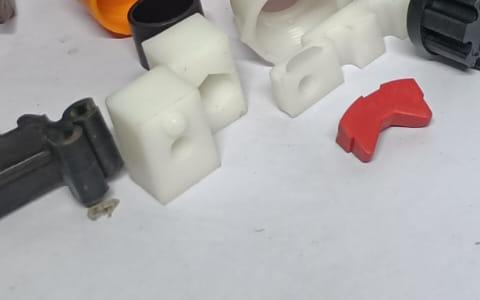
#> input picture assets/inspect_master/reg_bot-left.jpg, 480 x 300 px, given in place of reg_top-left.jpg, which was not available
$ python analyze_colors.py
#> lines starting #> are read from the running program, lines starting #| are printed output that depends on the picture; after the words box and inside, x2 and y2 are one past the last pixel; in counts of white or black regions, pixels touching at a corner belong together
import os
from PIL import Image
import numpy as np

for name in ['top-left', 'top-mid', 'top-right', 'mid-left', 'mid-center', 'mid-right', 'bot-left', 'bot-mid', 'bot-right']:
    fn = f'assets/inspect_master/reg_{name}.jpg'
    im = Image.open(fn)
#> im is the input picture: PIL image 480x300 RGB; mean R, G, B 173, 169.8, 169.8
    arr = np.array(im)
    # Check dominant colors
    r, g, b = arr[:,:,0].astype(float), arr[:,:,1].astype(float), arr[:,:,2].astype(float)
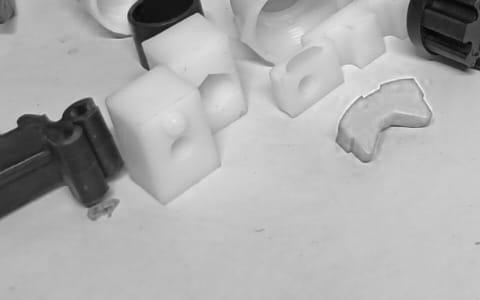
#> r: shape (300, 480) float64; min 0, max 255, mean 173
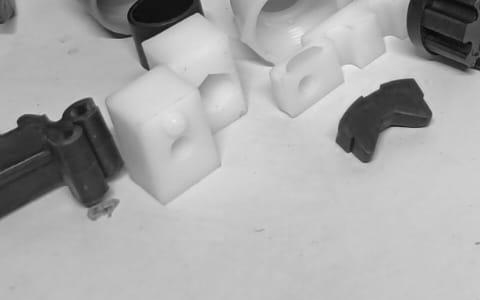
#> g: shape (300, 480) float64; min 3, max 236, mean 169.8
    # Saturation / color identification
    is_yellow = (r > 150) & (g > 130) & (b < 100)
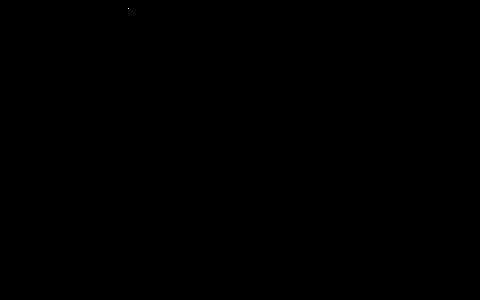
#> is_yellow: shape (300, 480) bool; 0% white in thin lines or dots, all inside (x1, y1, x2, y2) = (128, 8, 129, 9)
    is_orange_red = (r > 150) & (g < 100) & (b < 80)
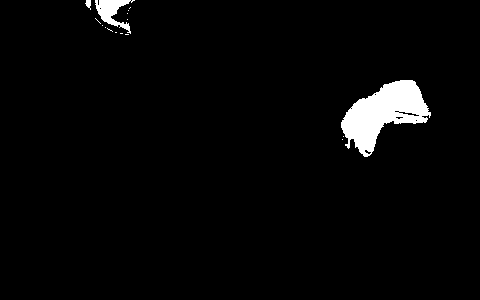
#> is_orange_red: shape (300, 480) bool; 2.9% white; 16 white regions (13 under 20 px), largest, box (x1, y1, x2, y2) and area: (341, 80, 431, 157) 3477, (95, 0, 135, 34) 567, (85, 0, 91, 10) 38
    is_black_dark = (r < 70) & (g < 70) & (b < 70)
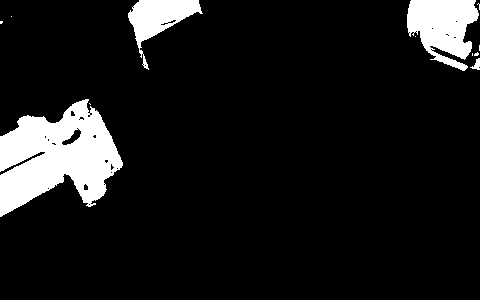
#> is_black_dark: shape (300, 480) bool; 9.8% white; 12 white regions (8 under 20 px), largest, box (x1, y1, x2, y2) and area: (0, 99, 123, 217) 8677, (407, 0, 479, 71) 3330, (128, 0, 203, 70) 1984, (470, 58, 480, 70) 61
    is_white_clear = (r > 190) & (g > 190) & (b > 190)
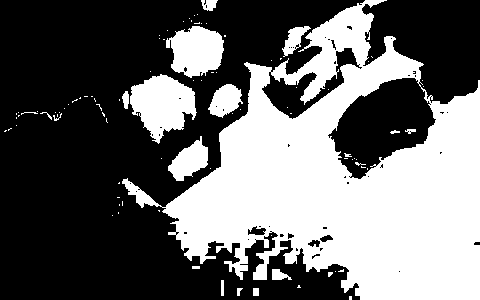
#> is_white_clear: shape (300, 480) bool; 40.8% white; 93 white regions (75 under 20 px), largest, box (x1, y1, x2, y2) and area: (122, 0, 480, 300) 50723, (130, 74, 197, 144) 2870, (166, 26, 224, 78) 2144
    is_blue = (b > 120) & (b > r + 30)
#> is_blue: shape (300, 480) bool; every value is 0

    print(f'=== {name} ===')
    print(f'  Yellow: {np.sum(is_yellow)}, Red/Orange: {np.sum(is_orange_red)}, Dark/Black: {np.sum(is_black_dark)}, White/High: {np.sum(is_white_clear)}, Blue: {np.sum(is_blue)}')
#|   Yellow: 1, Red/Orange: 4112, Dark/Black: 14095, White/High: 58746, Blue: 0
#> pass 2 of the loop `for name in ['top-left', 'top-mid', 'top-right', 'mid-left', 'mid-cent..`:
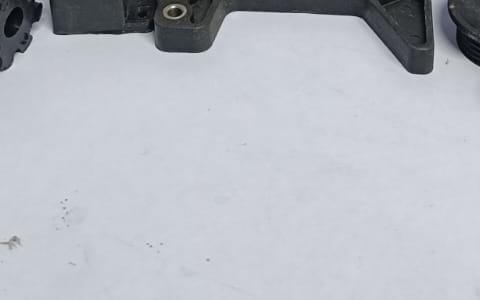
#> input picture assets/inspect_master/reg_bot-mid.jpg, 480 x 300 px, given in place of reg_top-mid.jpg, which was not available
#> im is the input picture: PIL image 480x300 RGB; mean R, G, B 184.9, 188.4, 196.7
#> `is_black_dark = (r < 70) & (g < 70) & (b < 70)`:
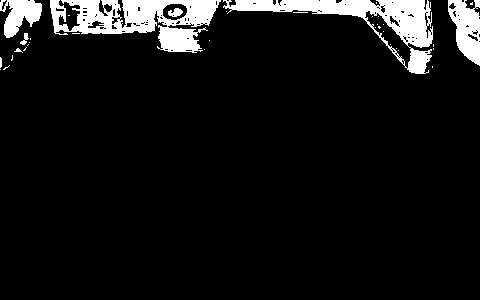
#> is_black_dark: shape (300, 480) bool; 7.9% white; 36 white regions (28 under 20 px), largest, box (x1, y1, x2, y2) and area: (50, 0, 221, 53) 4642, (223, 0, 433, 74) 4214, (448, 0, 480, 66) 1333
#> `is_white_clear = (r > 190) & (g > 190) & (b > 190)`:
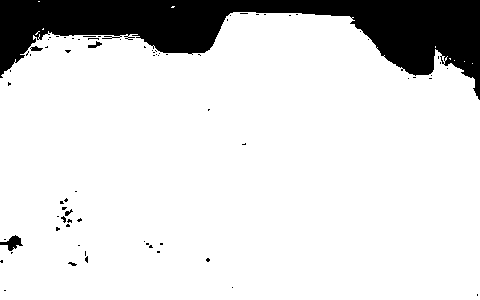
#> is_white_clear: shape (300, 480) bool; 86% white; 75 black regions (69 under 20 px), largest, box (x1, y1, x2, y2) and area: (0, 0, 480, 100) 19550, (0, 235, 23, 251) 172, (88, 41, 102, 48) 46, (30, 46, 43, 51) 42, (65, 209, 73, 216) 27, (68, 262, 77, 266) 20
#|   Yellow: 0, Red/Orange: 0, Dark/Black: 11408, White/High: 123824, Blue: 0
#> (the run stopped early here; a loop or call above may not have finished)
